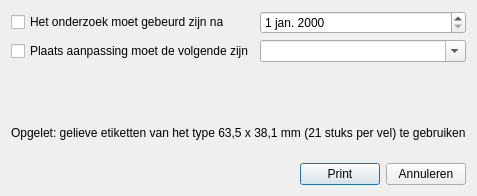
<?xml version="1.0" encoding="UTF-8"?>
<ui version="4.0">
 <class>Labels</class>
 <widget class="QDialog" name="Labels">
  <property name="windowModality">
   <enum>Qt::WindowModal</enum>
  </property>
  <property name="geometry">
   <rect>
    <x>0</x>
    <y>0</y>
    <width>436</width>
    <height>196</height>
   </rect>
  </property>
  <property name="contextMenuPolicy">
   <enum>Qt::DefaultContextMenu</enum>
  </property>
  <property name="windowTitle">
   <string>Labels</string>
  </property>
  <property name="windowIcon">
   <iconset resource="../icons.qrc">
    <normaloff>:/icons/agt_print-64.png</normaloff>:/icons/agt_print-64.png</iconset>
  </property>
  <property name="locale">
   <locale language="Dutch" country="Belgium"/>
  </property>
  <property name="modal">
   <bool>true</bool>
  </property>
  <layout class="QVBoxLayout" name="verticalLayout">
   <property name="sizeConstraint">
    <enum>QLayout::SetMinAndMaxSize</enum>
   </property>
   <item>
    <layout class="QGridLayout" name="gridLayout">
     <item row="0" column="0">
      <widget class="QCheckBox" name="c_onderzoekNa">
       <property name="text">
        <string>Het onderzoek moet gebeurd zijn na</string>
       </property>
      </widget>
     </item>
     <item row="0" column="1">
      <widget class="QDateEdit" name="m_onderzoekNa"/>
     </item>
     <item row="1" column="0">
      <widget class="QCheckBox" name="c_plaats">
       <property name="text">
        <string>Plaats aanpassing moet de volgende zijn</string>
       </property>
      </widget>
     </item>
     <item row="1" column="1">
      <widget class="QComboBox" name="m_plaats">
       <property name="editable">
        <bool>true</bool>
       </property>
      </widget>
     </item>
    </layout>
   </item>
   <item>
    <spacer name="verticalSpacer">
     <property name="orientation">
      <enum>Qt::Vertical</enum>
     </property>
     <property name="sizeType">
      <enum>QSizePolicy::Fixed</enum>
     </property>
     <property name="sizeHint" stdset="0">
      <size>
       <width>20</width>
       <height>40</height>
      </size>
     </property>
    </spacer>
   </item>
   <item>
    <widget class="QLabel" name="l_opgelet">
     <property name="text">
      <string>Opgelet: gelieve etiketten van het type 63,5 x 38,1 mm (21 stuks per vel) te gebruiken</string>
     </property>
    </widget>
   </item>
   <item>
    <layout class="QHBoxLayout" name="horizontalLayout">
     <item>
      <spacer name="horizontalSpacer">
       <property name="orientation">
        <enum>Qt::Horizontal</enum>
       </property>
       <property name="sizeHint" stdset="0">
        <size>
         <width>40</width>
         <height>20</height>
        </size>
       </property>
      </spacer>
     </item>
     <item>
      <widget class="QPushButton" name="b_afdrukken">
       <property name="text">
        <string>Print</string>
       </property>
      </widget>
     </item>
     <item>
      <widget class="QPushButton" name="b_annuleren">
       <property name="text">
        <string>Annuleren</string>
       </property>
      </widget>
     </item>
    </layout>
   </item>
  </layout>
 </widget>
 <resources>
  <include location="../icons.qrc"/>
 </resources>
 <connections/>
</ui>
